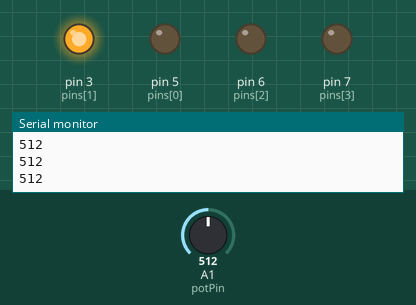
A sketch run on a simulated Arduino Uno, built with avr-gcc and run on an emulated ATmega328P. Shown: output pins drawn as LEDs (lit = HIGH), the last lines printed to the serial monitor. The test bench sets the inputs (shaded band); at power-on: A1 (potPin) = 512.

Above: at 1.3 s.
1.4 s: A1 (potPin) set to 586
2.9 s: A1 (potPin) set to 608
At 3.5 s:
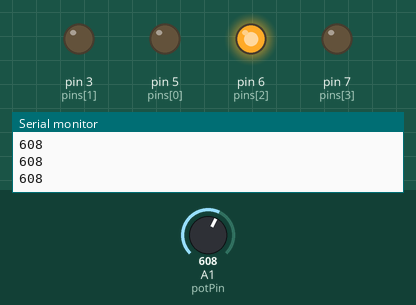
4.4 s: A1 (potPin) set to 290
At 4.8 s:
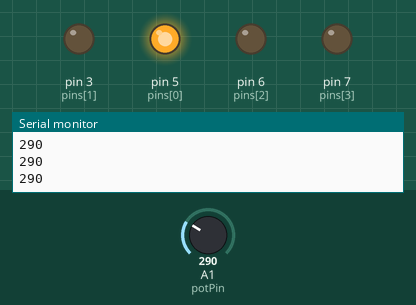
5.9 s: A1 (potPin) set to 318
At 7.1 s:
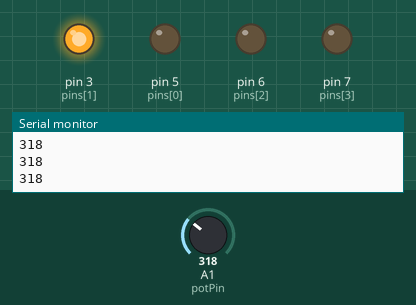
7.4 s: A1 (potPin) set to 1010
At 8.6 s:
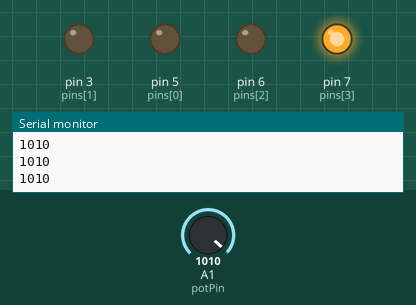
8.9 s: A1 (potPin) set to 987
At 9.9 s:
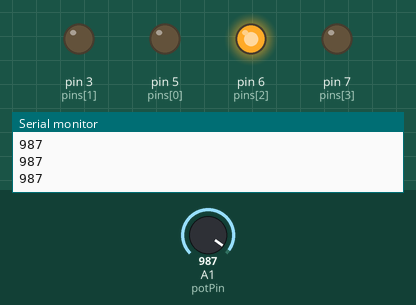
Timing chart, 0 to 11.4 s (numbered marks = the images above; inputs shaded):
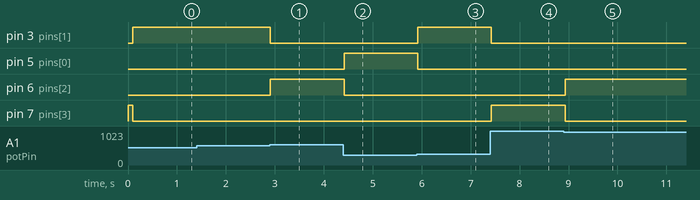

The sketch:

homework22_controlled_active_buzzer.ino
```cpp
/**
 * https://www.youtube.com/watch?v=tuRAvlVBEl0
 * Raise the buzzer when above 1000 from potentiometer, for lower values, light up the LEDs
 */

const int pins[4] = {5, 3, 6, 7};
const int delayTime = 100;
const int buzzerPin = pins[3];
const int potPin = A1;

void setup(){
  for(int i=0;i<4;i++){
    pinMode(pins[i], OUTPUT);
  }
  // just to test
  digitalWrite(buzzerPin, HIGH);
  delay(100);
  digitalWrite(buzzerPin, LOW);
  Serial.begin(9600);
}

void loop(){
  int potRead = analogRead(potPin);
  if(potRead < 300){
    set_status(0);
  }
  else if(potRead >=300 && potRead <600){
    set_status(1);
  }
  else if(potRead >=600 && potRead <1000){
    set_status(2);
  }
  else {
    set_status(3);
  }
  Serial.println(potRead);
  delay(delayTime);
}

void set_status(int index){
  for(int i=0;i<4;i++){
    if(i==index){
      digitalWrite(pins[i], HIGH);
    }else{
      digitalWrite(pins[i], LOW);
    }
  }
}
```

Measured:
- the behaviour switches between 599 and 600 on A1 (potPin) (found by bisection; images 0 and 1)
- the behaviour switches between 299 and 300 on A1 (potPin) (found by bisection; images 2 and 3)
- the behaviour switches between 1000 and 999 on A1 (potPin) (found by bisection; images 4 and 5)
- after the input at 2.9 s, pin 3 (pins[1]): HIGH → LOW at once; pin 6 (pins[2]): LOW → HIGH at once
- after the input at 4.4 s, pin 5 (pins[0]): LOW → HIGH at once; pin 6 (pins[2]): HIGH → LOW at once
- after the input at 5.9 s, pin 3 (pins[1]): LOW → HIGH at once; pin 5 (pins[0]): HIGH → LOW at once
- after the input at 7.4 s, pin 3 (pins[1]): HIGH → LOW at once; pin 7 (pins[3]): LOW → HIGH at once
- after the input at 8.9 s, pin 6 (pins[2]): LOW → HIGH at once; pin 7 (pins[3]): HIGH → LOW at once
